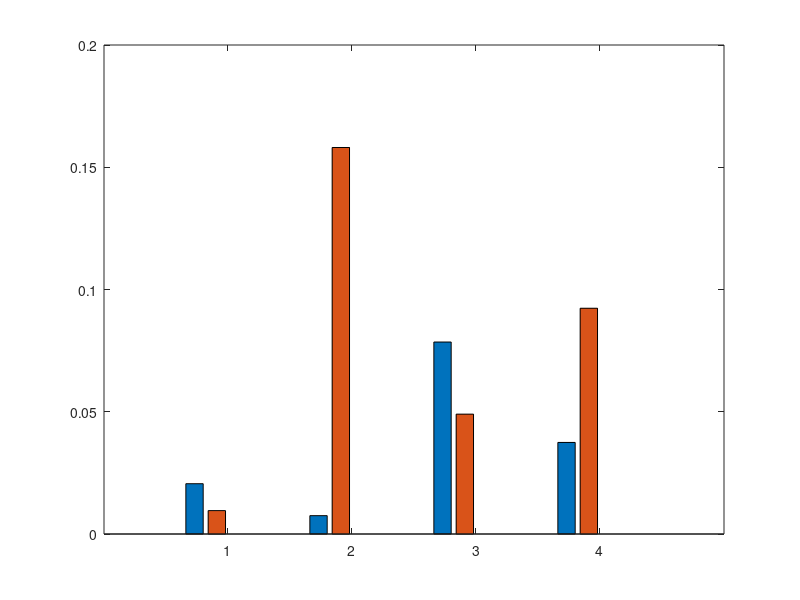

Recreate this plot in MATLAB. (Note: this script raises an error after producing the figure.)
clear; close all; clc
textSize = 16;

ep = [1 2 3 4];
% MI DCT DP ISm
% SI DCT DP ISm
% MO DCT DP ISm
% SO DCT DP ISm
% compBMR = [1-0.9846540178571429 1-0.9908854166666666 1-0.9997558594 1-0.9995605469;
%     1-0.9935825892857143 1-0.935546875 1-0.9998604911 1-0.9979870855;
%     1-0.9239211309523809 1-0.9981971153846154 1-0.9994303385 0;
%     1-0.9725632440476191 1-0.9876302083333334 1-0.9996744792 0];
% compBMR = [1-0.9846540178571429 1-0.9908854166666666 0;
%     1-0.9935825892857143 1-0.935546875 0;
%     1-0.9239211309523809 1-0.9981971153846154 0;
%     1-0.9725632440476191 1-0.9876302083333334 0];
% SKYGlow.c
compBMR = [1-0.9794270833 1-0.9904296875 0 0;
    1-0.9924958882 1-0.8419202303 0 0;
    1-0.921484375 1-0.9509765625 0 0;
    1-0.9625488281 1-0.9076660156 0 0];

figure(11)
bar(ep, compBMR, 'grouped')
hold on
ax = gca;
ax.YAxis.FontSize = 14;
ax.XAxis.FontSize = 14;
ax.YAxis.FontWeight = 'bold';
ax.XAxis.FontWeight = 'bold';
ax.LineWidth = 1;
row1 = {'Mobile' 'Stationary' 'Mobile' 'Stationary'};
row2 = {'Indoor' 'Indoor' 'Outdoor' 'Outdoor'};
labelArray = [row1; row2]; 
tickLabels = strtrim(sprintf('%s\\newline%s \n', labelArray{:}));
ax.XTickLabel = tickLabels; 

ylim([0 0.3])
legend('DCT-Quantization', 'DP-SKG', 'SIM-SKG', 'SIM-SKGr', 'FontSize', textSize, 'FontWeight','bold', 'Location','northeast')
ylabel('BMR', 'FontSize',15, 'FontWeight','bold')
grid on
% for i=1:length(compBMR)
%     text(ep(i)-0.3,compBMR(i,1),num2str(compBMR(i,1), '%.2g'), 'FontSize',12, 'FontWeight','bold', 'HorizontalAlignment', 'center', 'VerticalAlignment', 'bottom')
%     text(ep(i)-0.1,compBMR(i,2),num2str(compBMR(i,2), '%.2g'), 'FontSize',12, 'FontWeight','bold', 'HorizontalAlignment', 'center', 'VerticalAlignment', 'bottom')
%     text(ep(i)+0.1,compBMR(i,3),strcat(num2str(compBMR(i,3), '%.3g')), 'FontSize',12, 'FontWeight','bold', 'HorizontalAlignment', 'center', 'VerticalAlignment', 'bottom')
%     text(ep(i)+0.3,compBMR(i,4),strcat(num2str(compBMR(i,4), '%.3g')), 'FontSize',12, 'FontWeight','bold', 'HorizontalAlignment', 'center', 'VerticalAlignment', 'bottom')
% end
% 创建 text
text('VerticalAlignment','bottom',...
    'HorizontalAlignment','center',...
    'FontWeight','bold',...
    'FontSize',12,...
    'String','0.021',...
    'Position',[0.718349392542941 0.0247897841698796 0]);

% 创建 text
text('VerticalAlignment','bottom',...
    'HorizontalAlignment','center',...
    'FontWeight','bold',...
    'FontSize',12,...
    'String','0.0096',...
    'Position',[1.04679514034353 0.012582360692771 0]);

% 创建 text
text('VerticalAlignment','bottom',...
    'HorizontalAlignment','center',...
    'FontWeight','bold',...
    'FontSize',12,...
    'String','0',...
    'Position',[1.1 0 0]);

% 创建 text
text('VerticalAlignment','bottom',...
    'HorizontalAlignment','center',...
    'FontWeight','bold',...
    'FontSize',12,...
    'String','0',...
    'Position',[1.3 0 0]);

% 创建 text
text('VerticalAlignment','bottom',...
    'HorizontalAlignment','center',...
    'FontWeight','bold',...
    'FontSize',12,...
    'String','0.0075',...
    'Position',[1.6 0.0075041118 0]);

% 创建 text
text('VerticalAlignment','bottom',...
    'HorizontalAlignment','center',...
    'FontWeight','bold',...
    'FontSize',12,...
    'String','0.16',...
    'Position',[1.9 0.1580797697 0]);

% 创建 text
text('VerticalAlignment','bottom',...
    'HorizontalAlignment','center',...
    'FontWeight','bold',...
    'FontSize',12,...
    'String','0',...
    'Position',[2.1 0 0]);

% 创建 text
text('VerticalAlignment','bottom',...
    'HorizontalAlignment','center',...
    'FontWeight','bold',...
    'FontSize',12,...
    'String','0',...
    'Position',[2.3 0 0]);

% 创建 text
text('VerticalAlignment','bottom',...
    'HorizontalAlignment','center',...
    'FontWeight','bold',...
    'FontSize',12,...
    'String','0.079',...
    'Position',[2.7 0.078515625 0]);

% 创建 text
text('VerticalAlignment','bottom',...
    'HorizontalAlignment','center',...
    'FontWeight','bold',...
    'FontSize',12,...
    'String','0.049',...
    'Position',[3 0.0490234375 0]);

% 创建 text
text('VerticalAlignment','bottom',...
    'HorizontalAlignment','center',...
    'FontWeight','bold',...
    'FontSize',12,...
    'String','0',...
    'Position',[3.1 0 0]);

% 创建 text
text('VerticalAlignment','bottom',...
    'HorizontalAlignment','center',...
    'FontWeight','bold',...
    'FontSize',12,...
    'String','0',...
    'Position',[3.3 0 0]);

% 创建 text
text('VerticalAlignment','bottom',...
    'HorizontalAlignment','center',...
    'FontWeight','bold',...
    'FontSize',12,...
    'String','0.037',...
    'Position',[3.63 0.0374511719 0]);

% 创建 text
text('VerticalAlignment','bottom',...
    'HorizontalAlignment','center',...
    'FontWeight','bold',...
    'FontSize',12,...
    'String','0.092',...
    'Position',[3.9 0.0923339844 0]);

% 创建 text
text('VerticalAlignment','bottom',...
    'HorizontalAlignment','center',...
    'FontWeight','bold',...
    'FontSize',12,...
    'String','0',...
    'Position',[4.1 0 0]);

% 创建 text
text('VerticalAlignment','bottom',...
    'HorizontalAlignment','center',...
    'FontWeight','bold',...
    'FontSize',12,...
    'String','0',...
    'Position',[4.3 0 0]);

print('compvsquantBMR','-depsc')

% compBGR = [0.9 0.93 0.88 0.89; 
%     0.857 0.857 0.857 0.857; 
%     1.4 1.4 1.4 1.4; 
%     4.2 4.2 4.2 4.2];
% compBGR = [0.90 1.0455 1.143;
%     0.94 1.0676 1.143;
%     0.87 0.9093 1.143;
%     0.91 1.0822 1.143
%     ];
% SKYGlow.c
compBGR = [0.7749446247360017 1.5826893353941268 2 2.9;
    0.9606965174129353 1.5511641791044777 2 2.9;
    0.6994810971089696 1.5183867141162515 2 2.9;
    0.8787500557214818 1.6576600677724274 2 2.9
    ];

figure(1111)
bar(ep, compBGR, 'grouped')
hold on
ax = gca;
ax.YAxis.FontSize = 14;
ax.XAxis.FontSize = 14;
ax.YAxis.FontWeight = 'bold';
ax.XAxis.FontWeight = 'bold';
ax.LineWidth = 1;
row1 = {'Mobile' 'Stationary' 'Mobile' 'Stationary'};
row2 = {'Indoor' 'Indoor' 'Outdoor' 'Outdoor'};
labelArray = [row1; row2]; 
tickLabels = strtrim(sprintf('%s\\newline%s \n', labelArray{:}));
ax.XTickLabel = tickLabels; 

ylim([0 6])
legend('DCT-Quantization', 'DP-SKG', 'SIM-SKG', 'SIM-SKGr', 'FontSize', textSize, 'FontWeight','bold', 'Location','northeast')
ylabel('BGR (bit per sample)', 'FontSize',15, 'FontWeight','bold')
grid on
for i=1:length(compBGR)
    text(ep(i)-0.32,compBGR(i,1),strcat(num2str(compBGR(i,1), '%.2g')), 'FontSize',12, 'FontWeight','bold', 'HorizontalAlignment', 'center', 'VerticalAlignment', 'bottom')
    text(ep(i)-0.15,0.025+compBGR(i,2),strcat(num2str(compBGR(i,2), '%.3g')), 'FontSize',12, 'FontWeight','bold', 'HorizontalAlignment', 'center', 'VerticalAlignment', 'bottom')
    text(ep(i)+0.1,0.05+compBGR(i,3),strcat(num2str(compBGR(i,3), '%.3g')), 'FontSize',12, 'FontWeight','bold', 'HorizontalAlignment', 'center', 'VerticalAlignment', 'bottom')
    text(ep(i)+0.3,0.05+compBGR(i,4),strcat(num2str(compBGR(i,4), '%.3g')), 'FontSize',12, 'FontWeight','bold', 'HorizontalAlignment', 'center', 'VerticalAlignment', 'bottom')
end

print('compvsquantBGR','-depsc')